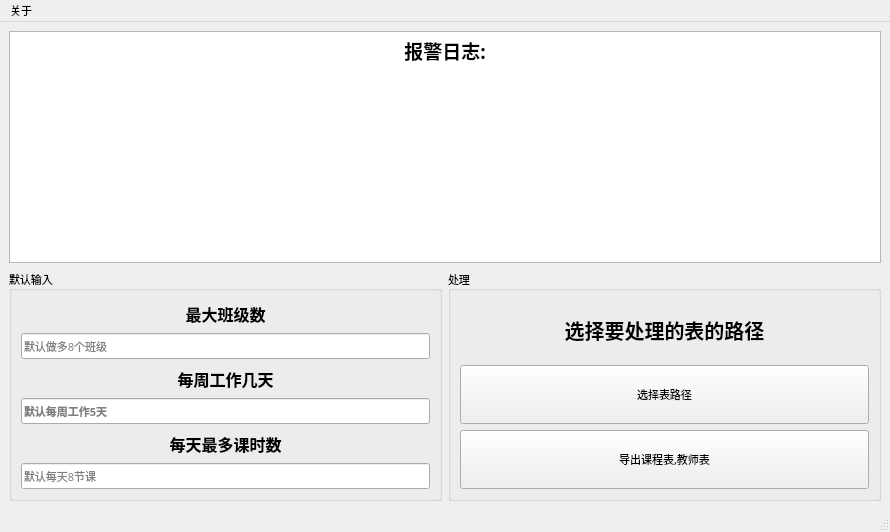
<?xml version="1.0" encoding="UTF-8"?>
<ui version="4.0">
 <class>MainWindow</class>
 <widget class="QMainWindow" name="MainWindow">
  <property name="geometry">
   <rect>
    <x>0</x>
    <y>0</y>
    <width>890</width>
    <height>532</height>
   </rect>
  </property>
  <property name="sizePolicy">
   <sizepolicy hsizetype="Expanding" vsizetype="Expanding">
    <horstretch>0</horstretch>
    <verstretch>0</verstretch>
   </sizepolicy>
  </property>
  <property name="font">
   <font>
    <family>幼圆</family>
    <pointsize>8</pointsize>
    <weight>50</weight>
    <bold>false</bold>
    <strikeout>false</strikeout>
   </font>
  </property>
  <property name="windowTitle">
   <string>普兰店第一中学课表导出软件</string>
  </property>
  <property name="locale">
   <locale language="Chinese" country="China"/>
  </property>
  <widget class="QWidget" name="centralwidget">
   <layout class="QGridLayout" name="gridLayout_3">
    <item row="0" column="0" colspan="2">
     <widget class="QTextEdit" name="log_text">
      <property name="font">
       <font>
        <family>幼圆</family>
        <pointsize>8</pointsize>
        <weight>50</weight>
        <bold>false</bold>
        <strikeout>false</strikeout>
       </font>
      </property>
      <property name="layoutDirection">
       <enum>Qt::LeftToRight</enum>
      </property>
      <property name="locale">
       <locale language="Chinese" country="China"/>
      </property>
      <property name="readOnly">
       <bool>true</bool>
      </property>
      <property name="html">
       <string>&lt;!DOCTYPE HTML PUBLIC &quot;-//W3C//DTD HTML 4.0//EN&quot; &quot;http://www.w3.org/TR/REC-html40/strict.dtd&quot;&gt;
&lt;html&gt;&lt;head&gt;&lt;meta name=&quot;qrichtext&quot; content=&quot;1&quot; /&gt;&lt;style type=&quot;text/css&quot;&gt;
p, li { white-space: pre-wrap; }
&lt;/style&gt;&lt;/head&gt;&lt;body style=&quot; font-family:'幼圆','幼圆'; font-size:8pt; font-weight:400; font-style:normal;&quot;&gt;
&lt;p align=&quot;center&quot; style=&quot; margin-top:0px; margin-bottom:0px; margin-left:0px; margin-right:0px; -qt-block-indent:0; text-indent:0px;&quot;&gt;&lt;span style=&quot; font-family:'SimSun'; font-size:14pt; font-weight:600;&quot;&gt;报警日志:&lt;/span&gt;&lt;/p&gt;
&lt;p align=&quot;center&quot; style=&quot;-qt-paragraph-type:empty; margin-top:0px; margin-bottom:0px; margin-left:0px; margin-right:0px; -qt-block-indent:0; text-indent:0px; font-family:'SimSun'; font-size:14pt; font-weight:600;&quot;&gt;&lt;br /&gt;&lt;/p&gt;&lt;/body&gt;&lt;/html&gt;</string>
      </property>
      <property name="placeholderText">
       <string>0</string>
      </property>
     </widget>
    </item>
    <item row="1" column="0">
     <widget class="QGroupBox" name="groupBox">
      <property name="sizePolicy">
       <sizepolicy hsizetype="Expanding" vsizetype="Expanding">
        <horstretch>0</horstretch>
        <verstretch>0</verstretch>
       </sizepolicy>
      </property>
      <property name="title">
       <string>默认输入</string>
      </property>
      <property name="alignment">
       <set>Qt::AlignLeading|Qt::AlignLeft|Qt::AlignVCenter</set>
      </property>
      <layout class="QGridLayout" name="gridLayout_2">
       <item row="0" column="0">
        <widget class="QLabel" name="label_2">
         <property name="sizePolicy">
          <sizepolicy hsizetype="Expanding" vsizetype="Expanding">
           <horstretch>0</horstretch>
           <verstretch>0</verstretch>
          </sizepolicy>
         </property>
         <property name="font">
          <font>
           <family>幼圆</family>
           <pointsize>12</pointsize>
           <weight>75</weight>
           <bold>true</bold>
           <strikeout>false</strikeout>
          </font>
         </property>
         <property name="text">
          <string>最大班级数</string>
         </property>
         <property name="alignment">
          <set>Qt::AlignCenter</set>
         </property>
        </widget>
       </item>
       <item row="1" column="0">
        <widget class="QLineEdit" name="classes_num">
         <property name="sizePolicy">
          <sizepolicy hsizetype="Expanding" vsizetype="Expanding">
           <horstretch>0</horstretch>
           <verstretch>0</verstretch>
          </sizepolicy>
         </property>
         <property name="placeholderText">
          <string>默认做多8个班级</string>
         </property>
        </widget>
       </item>
       <item row="4" column="0">
        <widget class="QLabel" name="label_6">
         <property name="sizePolicy">
          <sizepolicy hsizetype="Expanding" vsizetype="Expanding">
           <horstretch>0</horstretch>
           <verstretch>0</verstretch>
          </sizepolicy>
         </property>
         <property name="font">
          <font>
           <family>幼圆</family>
           <pointsize>12</pointsize>
           <weight>75</weight>
           <bold>true</bold>
           <strikeout>false</strikeout>
          </font>
         </property>
         <property name="text">
          <string>每天最多课时数</string>
         </property>
         <property name="alignment">
          <set>Qt::AlignCenter</set>
         </property>
        </widget>
       </item>
       <item row="2" column="0">
        <widget class="QLabel" name="label_3">
         <property name="sizePolicy">
          <sizepolicy hsizetype="Expanding" vsizetype="Expanding">
           <horstretch>0</horstretch>
           <verstretch>0</verstretch>
          </sizepolicy>
         </property>
         <property name="font">
          <font>
           <family>幼圆</family>
           <pointsize>12</pointsize>
           <weight>75</weight>
           <bold>true</bold>
           <strikeout>false</strikeout>
          </font>
         </property>
         <property name="text">
          <string>每周工作几天</string>
         </property>
         <property name="alignment">
          <set>Qt::AlignCenter</set>
         </property>
        </widget>
       </item>
       <item row="3" column="0">
        <widget class="QLineEdit" name="day_num">
         <property name="sizePolicy">
          <sizepolicy hsizetype="Expanding" vsizetype="Expanding">
           <horstretch>0</horstretch>
           <verstretch>0</verstretch>
          </sizepolicy>
         </property>
         <property name="font">
          <font>
           <family>幼圆</family>
           <pointsize>8</pointsize>
           <weight>75</weight>
           <bold>true</bold>
           <strikeout>false</strikeout>
          </font>
         </property>
         <property name="placeholderText">
          <string>默认每周工作5天</string>
         </property>
        </widget>
       </item>
       <item row="5" column="0">
        <widget class="QLineEdit" name="lesson_num">
         <property name="sizePolicy">
          <sizepolicy hsizetype="Expanding" vsizetype="Expanding">
           <horstretch>0</horstretch>
           <verstretch>0</verstretch>
          </sizepolicy>
         </property>
         <property name="placeholderText">
          <string>默认每天8节课</string>
         </property>
        </widget>
       </item>
      </layout>
     </widget>
    </item>
    <item row="1" column="1">
     <widget class="QGroupBox" name="groupBox_2">
      <property name="sizePolicy">
       <sizepolicy hsizetype="Expanding" vsizetype="Expanding">
        <horstretch>0</horstretch>
        <verstretch>0</verstretch>
       </sizepolicy>
      </property>
      <property name="title">
       <string>处理</string>
      </property>
      <property name="alignment">
       <set>Qt::AlignLeading|Qt::AlignLeft|Qt::AlignVCenter</set>
      </property>
      <layout class="QGridLayout" name="gridLayout">
       <item row="0" column="0">
        <widget class="QLabel" name="label">
         <property name="sizePolicy">
          <sizepolicy hsizetype="Expanding" vsizetype="Expanding">
           <horstretch>0</horstretch>
           <verstretch>0</verstretch>
          </sizepolicy>
         </property>
         <property name="font">
          <font>
           <family>幼圆</family>
           <pointsize>15</pointsize>
           <weight>75</weight>
           <bold>true</bold>
           <strikeout>false</strikeout>
          </font>
         </property>
         <property name="text">
          <string>选择要处理的表的路径</string>
         </property>
         <property name="alignment">
          <set>Qt::AlignCenter</set>
         </property>
        </widget>
       </item>
       <item row="1" column="0">
        <widget class="QPushButton" name="sel_path_btn">
         <property name="sizePolicy">
          <sizepolicy hsizetype="Expanding" vsizetype="Expanding">
           <horstretch>0</horstretch>
           <verstretch>0</verstretch>
          </sizepolicy>
         </property>
         <property name="text">
          <string>选择表路径</string>
         </property>
        </widget>
       </item>
       <item row="2" column="0">
        <widget class="QPushButton" name="export_btn">
         <property name="sizePolicy">
          <sizepolicy hsizetype="Expanding" vsizetype="Expanding">
           <horstretch>0</horstretch>
           <verstretch>0</verstretch>
          </sizepolicy>
         </property>
         <property name="text">
          <string>导出课程表,教师表</string>
         </property>
        </widget>
       </item>
      </layout>
     </widget>
    </item>
   </layout>
  </widget>
  <widget class="QMenuBar" name="menubar">
   <property name="geometry">
    <rect>
     <x>0</x>
     <y>0</y>
     <width>890</width>
     <height>17</height>
    </rect>
   </property>
   <widget class="QMenu" name="about">
    <property name="title">
     <string>关于</string>
    </property>
   </widget>
   <addaction name="about"/>
  </widget>
  <widget class="QStatusBar" name="statusbar"/>
 </widget>
 <resources/>
 <connections/>
</ui>
